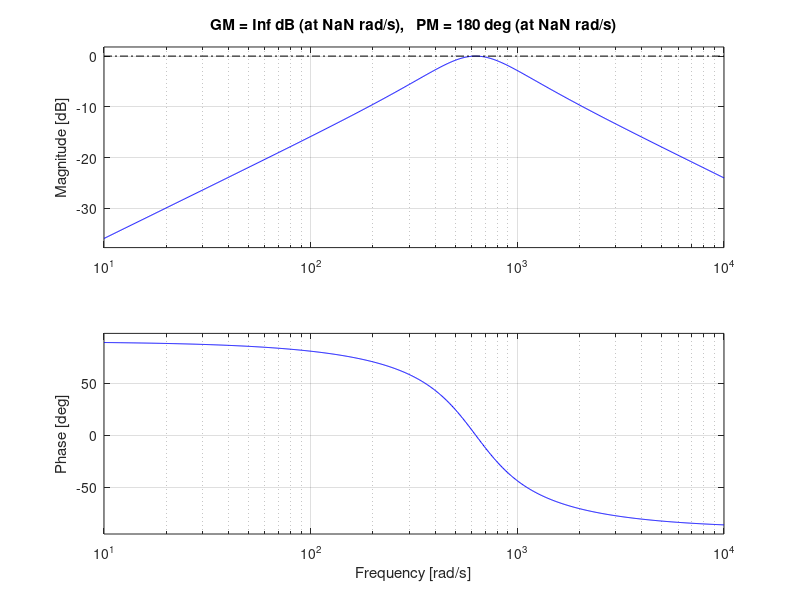
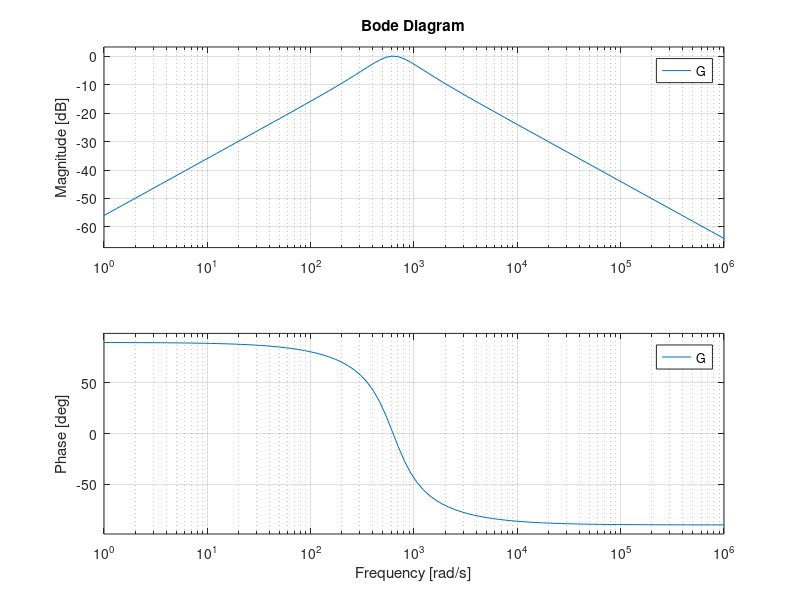
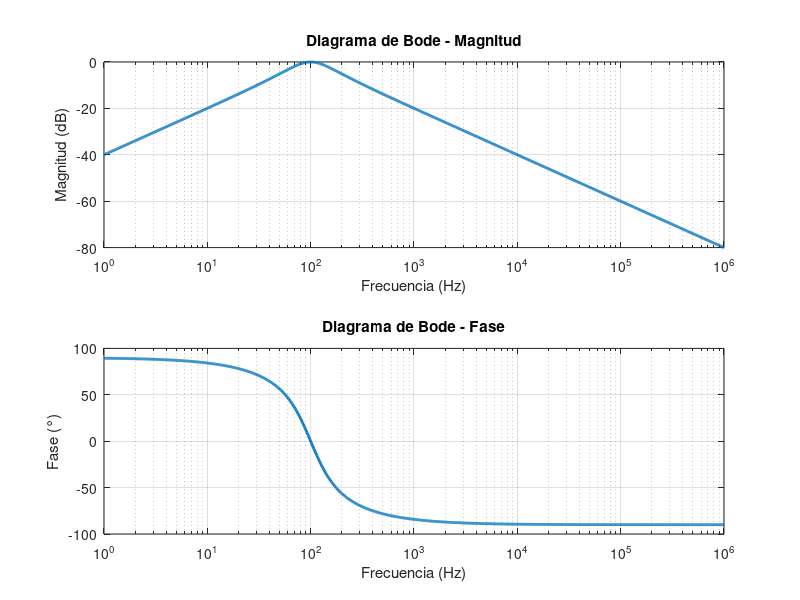

These charts were generated, in order, by the following MATLAB code:
clc; clear; close all;
%% metodo 1
R=100;
L = 159.15e-3;
C= 15.915e-6;

num = [R/L 0];
den = [1 R/L 1/(L*C)];
G= tf(num, den);

%Definir el rango de frecuencias (Hz)
N=100;
w = logspace(0,6,N);    %de 10^1 a 10^4 hz
margin(G);
figure();
bode(G,w);

%% metodo 2
f = logspace(0, 6, 1000); % Frecuencia en Hz 
w = 2*pi*f;              % Convertimos a radianes por segundo

s = 1j*w;                     
Gjw = freqs(num, den, w);   

mag = abs(Gjw);              %Sacamos el valor absoluto              
mag_dB = 20*log10(mag);      % Magnitud en dB 

fase = angle(Gjw);           
fase_deg = rad2deg(fase);    % Fase en grados 

% Graficar manualmente el diagrama de Bode
figure();
subplot(2,1,1);
semilogx(f, mag_dB, 'LineWidth', 2);  % Eje en Hz
xlabel('Frecuencia (Hz)');
ylabel('Magnitud (dB)');
title('Diagrama de Bode - Magnitud');
grid on;

subplot(2,1,2);
semilogx(f, fase_deg, 'LineWidth', 2); % Eje en Hz 
xlabel('Frecuencia (Hz)');
ylabel('Fase (°)');
title('Diagrama de Bode - Fase');
grid on;